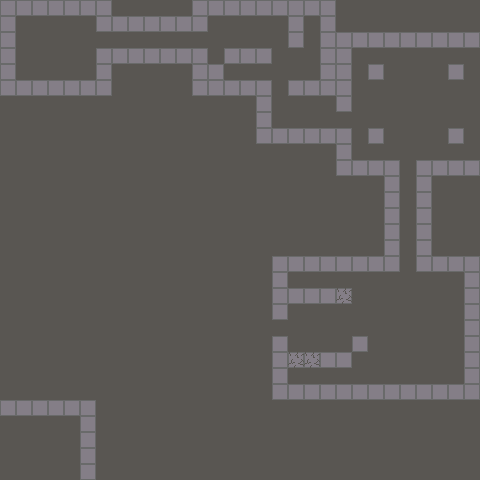

Rendered tile map (Tiled .tmx) drawn with the repository's tilesets; below, a short description and the full map source, tile grids included:
An orthogonal 30x30 tile map with 16x16 px tiles, 1 tile layer (Tiles) and 12 objects (8x Entity, 4x Spike).

<map version="1.10" tiledversion="1.11.2" orientation="orthogonal" renderorder="right-down" width="30" height="30" tilewidth="16" tileheight="16" infinite="0" nextlayerid="3" nextobjectid="24">
 <tileset firstgid="1" source="../tilesets/atlas.tsx" />
 <layer id="1" name="Tiles" width="30" height="30">
  <data encoding="csv">
33,33,33,33,33,33,33,49,49,49,49,49,33,33,33,33,33,33,33,33,33,49,49,49,49,49,49,49,49,49,
33,49,49,49,49,49,33,33,33,33,33,33,33,49,49,49,49,49,33,49,33,49,49,49,49,49,49,49,49,49,
33,49,49,49,49,49,49,49,49,49,49,49,49,49,49,49,49,49,33,49,33,33,33,33,33,33,33,33,33,33,
33,49,49,49,49,49,33,33,33,33,33,33,33,49,33,33,33,49,49,49,33,33,49,49,49,49,49,49,49,49,
33,49,49,49,49,49,33,49,49,49,49,49,33,33,49,49,49,49,49,49,33,33,49,33,49,49,49,49,33,49,
33,33,33,33,33,33,33,49,49,49,49,49,33,33,33,33,33,49,33,33,33,33,49,49,49,49,49,49,49,49,
49,49,49,49,49,49,49,49,49,49,49,49,49,49,49,49,33,49,49,49,49,33,49,49,49,49,49,49,49,49,
49,49,49,49,49,49,49,49,49,49,49,49,49,49,49,49,33,49,49,49,49,49,49,49,49,49,49,49,49,49,
49,49,49,49,49,49,49,49,49,49,49,49,49,49,49,49,33,33,33,33,33,33,49,33,49,49,49,49,33,49,
49,49,49,49,49,49,49,49,49,49,49,49,49,49,49,49,49,49,49,49,49,33,49,49,49,49,49,49,49,49,
49,49,49,49,49,49,49,49,49,49,49,49,49,49,49,49,49,49,49,49,49,33,33,33,33,49,33,33,33,33,
49,49,49,49,49,49,49,49,49,49,49,49,49,49,49,49,49,49,49,49,49,49,49,49,33,49,33,49,49,49,
49,49,49,49,49,49,49,49,49,49,49,49,49,49,49,49,49,49,49,49,49,49,49,49,33,49,33,49,49,49,
49,49,49,49,49,49,49,49,49,49,49,49,49,49,49,49,49,49,49,49,49,49,49,49,33,49,33,49,49,49,
49,49,49,49,49,49,49,49,49,49,49,49,49,49,49,49,49,49,49,49,49,49,49,49,33,49,33,49,49,49,
49,49,49,49,49,49,49,49,49,49,49,49,49,49,49,49,49,49,49,49,49,49,49,49,33,49,33,49,49,49,
49,49,49,49,49,49,49,49,49,49,49,49,49,49,49,49,49,33,33,33,33,33,33,33,33,49,33,33,33,33,
49,49,49,49,49,49,49,49,49,49,49,49,49,49,49,49,49,33,49,49,49,49,49,49,49,49,49,49,49,33,
49,49,49,49,49,49,49,49,49,49,49,49,49,49,49,49,49,33,33,33,33,50,49,49,49,49,49,49,49,33,
49,49,49,49,49,49,49,49,49,49,49,49,49,49,49,49,49,33,49,49,49,49,49,49,49,49,49,49,49,33,
49,49,49,49,49,49,49,49,49,49,49,49,49,49,49,49,49,49,49,49,49,49,49,49,49,49,49,49,49,33,
49,49,49,49,49,49,49,49,49,49,49,49,49,49,49,49,49,33,49,49,49,49,33,49,49,49,49,49,49,33,
49,49,49,49,49,49,49,49,49,49,49,49,49,49,49,49,49,33,50,50,33,33,49,49,49,49,49,49,49,33,
49,49,49,49,49,49,49,49,49,49,49,49,49,49,49,49,49,33,49,49,49,49,49,49,49,49,49,49,49,33,
49,49,49,49,49,49,49,49,49,49,49,49,49,49,49,49,49,33,33,33,33,33,33,33,33,33,33,33,33,33,
33,33,33,33,33,33,49,49,49,49,49,49,49,49,49,49,49,49,49,49,49,49,49,49,49,49,49,49,49,49,
49,49,49,49,49,33,49,49,49,49,49,49,49,49,49,49,49,49,49,49,49,49,49,49,49,49,49,49,49,49,
49,49,49,49,49,33,49,49,49,49,49,49,49,49,49,49,49,49,49,49,49,49,49,49,49,49,49,49,49,49,
49,49,49,49,49,33,49,49,49,49,49,49,49,49,49,49,49,49,49,49,49,49,49,49,49,49,49,49,49,49,
49,49,49,49,49,33,49,49,49,49,49,49,49,49,49,49,49,49,49,49,49,49,49,49,49,49,49,49,49,49
</data>
 </layer>
 <objectgroup id="2" name="Entities">
  <object id="1" name="Player" type="Entity" x="32" y="32" width="16" height="16" />
  <object id="2" name="Door" type="Entity" gid="34" x="96" y="48" width="16" height="16" />
  <object id="3" name="Door" type="Entity" gid="34" x="336" y="128" width="16" height="16" />
  <object id="5" name="Door" type="Entity" gid="34" x="272" y="336" width="16" height="16" />
  <object id="6" name="Beanling" type="Entity" gid="20" x="224" y="32" width="16" height="16" />
  <object id="7" name="Beanling" type="Entity" gid="20" x="304" y="80" width="16" height="16" />
  <object id="11" name="Beanling" type="Entity" gid="20" x="464" y="160" width="16" height="16" />
  <object id="14" name="Beanling" type="Entity" gid="20" x="448" y="112" width="16" height="16" />
  <object id="15" name="Spike" gid="65" x="352" y="336" width="16" height="16" />
  <object id="21" name="Spike" gid="65" x="368" y="336" width="16" height="16" />
  <object id="22" name="Spike" gid="65" x="368" y="320" width="16" height="16" />
  <object id="23" name="Spike" gid="65" x="352" y="320" width="16" height="16" />
 </objectgroup>
</map>
